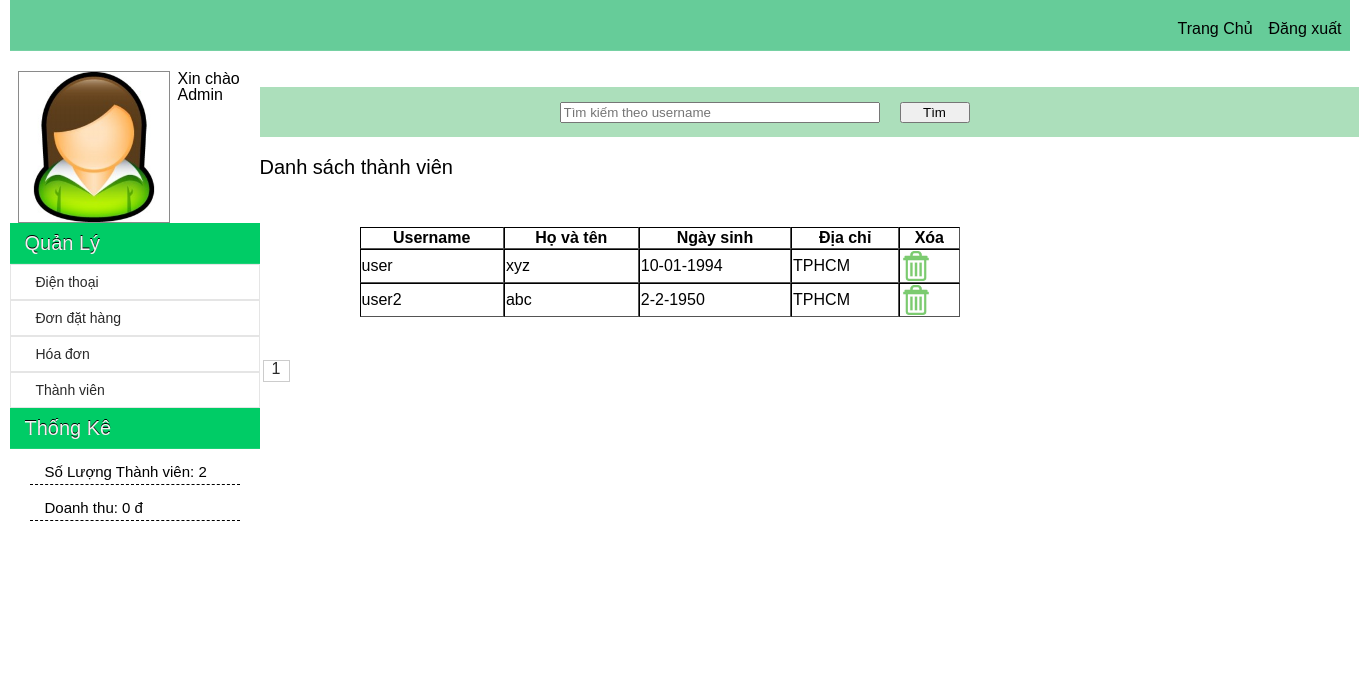
The page /Resource/phAdmin/NguoiDung.php on the database its author committed.
### tables this page shows
CREATE TABLE IF NOT EXISTS `user` (
  `username` varchar(20) NOT NULL,
  `password` varchar(40) NOT NULL,
  `loai` tinyint(1) NOT NULL DEFAULT '1',
  `hoten` varchar(30) NOT NULL,
  `ngaysinh` varchar(10) NOT NULL,
  `noio` varchar(20) NOT NULL,
  PRIMARY KEY (`username`)
);

### Resource/DataProvider.php (called while the page is built, shortened)
<?php
class DataProvider
{
	public static function ExecuteQuery($sql)
	{
		$connection = mysql_connect("localhost","root","") or die ("couldn't connect to localhost");
		$result = mysql_query($sql,$connection);
		return $result;
	}
}
?>

### Resource/phAdmin/NguoiDung.php (the view, shortened to what this page needs)
<?php include_once("include/header.inc.php") ?>
       <div id="contenta">
        	<?php include_once("include/menu_left.inc.php") ?>
       		<div id="main-content">
            <div id="search">
            	<form action="NguoiDung.php" method="post">
                 	<input type="text" placeholder="Tìm kiếm theo username" name="TimKiem" />
                 	<input type="submit" name="btnTim" value="Tìm" id="" />
                </form>
            </div>
             <h1 id="h1">
             	Danh sách thành viên
             </h1>
             <form method="post">
             <?php
				$trang=1;
				$sodong=10;
				$vtri=($trang-1)*$sodong;
				if(isset($_REQUEST["btnTim"]))
				{
					$query1 = "Select * from user where loai = 1 and username like '%".$_REQUEST["TimKiem"]."%' limit $vtri,$sodong";
					$sql = "Select count(*) from user where loai = 1 and username like '%".$_REQUEST["TimKiem"]."%'";
				}
				else
				{
					$query1 = "select * from user where loai = 1 limit $vtri,$sodong";
					$sql = "select count(*) from user where loai = 1";
				}
				$result1 = DataProvider::ExecuteQuery($sql);
				$row1=mysql_fetch_array($result1);
				$sosp=$row1[0];
				$tongsotrang=ceil($sosp/$sodong);
			?>
             <table border="1" cellspacing="0" style="width:600px;">
         	    <tr>
              	<th>
                	Username
                </th>
                <th >
                	Họ và tên
                </th>
                <th >
                	Ngày sinh
                </th>
                <th >
                	Địa chỉ
                </th>
                <th>
                	Xóa
                </th>
             	 </tr>
              	<?php
					$kq = DataProvider::ExecuteQuery($query1);
					if(mysql_num_rows($kq)!=0)
					{
						while($dong = mysql_fetch_array($kq))
						{
							?>
							<tr>
                                <td><?php echo $dong["username"];?></td>
                                <td><?php echo $dong["hoten"];?></td>
                                <td><?php echo $dong["ngaysinh"];?></td>
                                <td><?php echo $dong["noio"];?></td>
                                <td><a href="NguoiDung.php?XoaND=<?php echo $dong["username"];?>"><img src="images/remove_img.jpg" style="width:30px; height:30px;"></a></td>
                            </tr>
                            <?php
						}
					}
				?>
             </table>
             <div id="PhanTrang">
             	<?php
					for($i=1;$i<=$tongsotrang;$i++)
					{
						echo "<li class='phantrang1'><a href='DienThoai.php?trang=".$i."'>$i </a></li>";
					}
				?>
             </div>
             </form>
              </div>
    </div>
</body>
</html>

### Resource/phAdmin/css/main.css (style rules this page uses)
body,h1,h2,h3,h4,h5,h6,p,ul { border:0;font-size:100%;font:inherit;vertical-align:baseline;margin:0;padding:0 }
body { line-height:1 }
body { font-family:Arial, Helvetica, sans-serif; }
a { text-decoration: none; color: #f2f2f2; }
h1 { font-size:20px; }
#contenta { width: 1340px; margin: auto; min-width: 1234px; height: auto; }
#contenta a { color: #292929; }
#main-content { width:900px; height:auto; background:#FFF; padding: 20px 0px 50px 0px; position:relative; float:left; }
#search { width:1099px; height:50px; background-color:#ACDFBB; margin-bottom:20px; }
#search input[type = "text"] { float: left; width: 320px; margin-left: 300px; margin-top: 15px; }
#search input[type = "submit"] { float: left; width: 70px; margin-left:20px; margin-top: 15px; }
#PhanTrang { float: left; list-style: none; margin-top: 40px; }
#PhanTrang li { float:left; list-style:none; width:25px; height:20px; border: 1px solid #CCC; text-align:center; margin:3px; }

### Resource/phAdmin/css/table.css (style rules this page uses)
table { margin-left:100px; border:0px double #000000; margin-top:50px; white-space:normal; }

### rows shown on the page
user: username "user", hoten "xyz", ngaysinh "10-01-1994", noio "TPHCM"
user: username "user2", hoten "abc", ngaysinh "2-2-1950", noio "TPHCM"

### other values the page prints
$sothanhvien "2"
$doanhthu "0"
